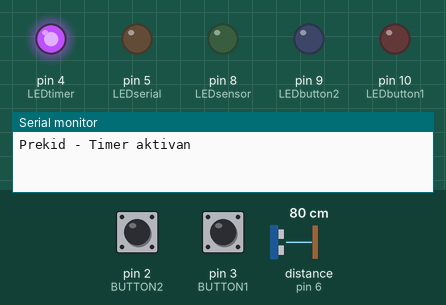
This sketch was run on a simulated Arduino Uno, built with avr-gcc and run on an emulated ATmega328P. Shown: output pins drawn as LEDs (lit = HIGH), the last lines printed to the serial monitor. Wiring (from diagram.json): ultrasonic range finder: trigger pin 7; echo pin 6. The inputs (shaded band) are chosen by the test bench; at power-on: distance to the obstacle (sensor on pin 6) 80 cm, pin 2 (BUTTON2) HIGH, pin 3 (BUTTON1) HIGH. The echo pulse lasts 58.3 µs per cm; pins used as bus, display or sensor lines are not drawn.

Above: at 1.2 s.
1.3 s: distance to the obstacle (sensor on pin 6) set to 56 cm
4.3 s: distance to the obstacle (sensor on pin 6) set to 48 cm
At 6.3 s:
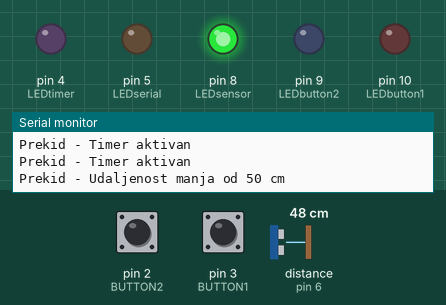
7.3 s: pin 2 (BUTTON2) pulled LOW for 0.15 s
At 9.3 s:
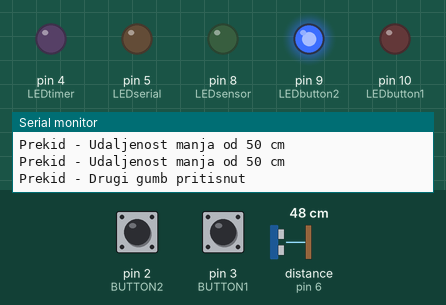
10.4 s: pin 3 (BUTTON1) pulled LOW for 0.15 s
At 12.0 s:
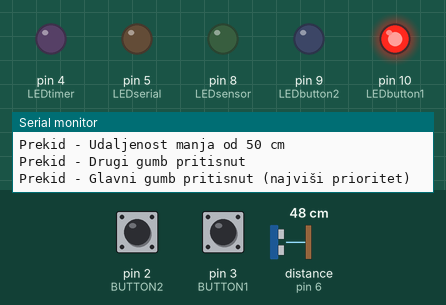
13.5 s: pin 3 (BUTTON1) pulled LOW for 1 s
At 17.3 s:
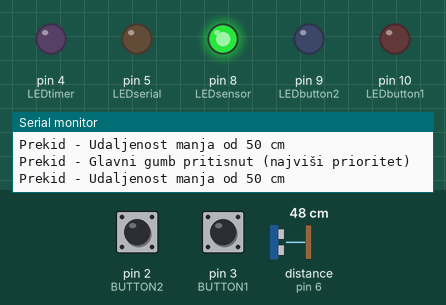
17.5 s: pin 3 (BUTTON1) pulled LOW for 3.2 s
At 19.3 s:
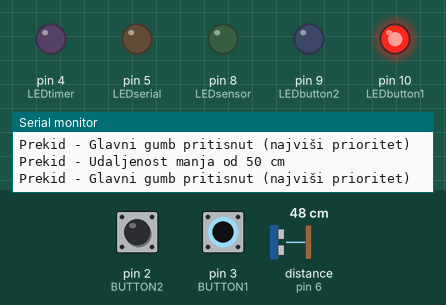
Timing chart, 0 to 22.5 s (numbered marks = the images above; inputs shaded):
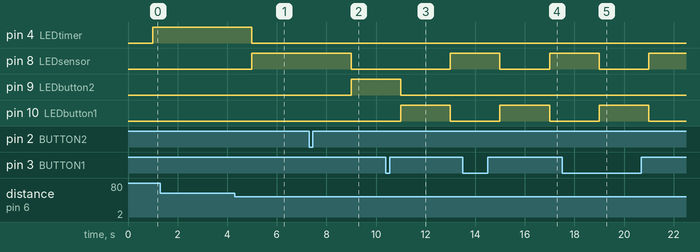

The sketch:

sketch.ino
```cpp
#include <Arduino.h>
#include <TimerOne.h>

#define BUTTON1 3
#define BUTTON2 2
#define TRIG_PIN 7
#define ECHO_PIN 6
#define LEDbutton1 10
#define LEDbutton2 9
#define LEDsensor 8
#define LEDserial 5
#define LEDtimer 4

volatile bool button1Pressed = false;
volatile bool button2Pressed = false;
volatile bool serialReceived = false;
volatile bool timerTriggered = false;

unsigned long ledStartTime = 0;
int activeLED = -1;

void button1ISR() {
    button1Pressed = true;
}
void button2ISR() {
    button2Pressed = true;
}
void timerISR() {
    timerTriggered = true;
}
void serialEvent() {
    while (Serial.available()) {
        Serial.read();
    }
    serialReceived = true;
}

float getDistance() {
    digitalWrite(TRIG_PIN, LOW);
    delayMicroseconds(2);
    digitalWrite(TRIG_PIN, HIGH);
    delayMicroseconds(10);
    digitalWrite(TRIG_PIN, LOW);
    long duration = pulseIn(ECHO_PIN, HIGH);
    return (duration * 0.0343) / 2;
}

void resetLEDs() {
    digitalWrite(LEDbutton1, LOW);
    digitalWrite(LEDbutton2, LOW);
    digitalWrite(LEDsensor, LOW);
    digitalWrite(LEDserial, LOW);
    digitalWrite(LEDtimer, LOW);
    activeLED = -1;
}

void setup() {
    Serial.begin(9600);
    pinMode(BUTTON1, INPUT_PULLUP);
    attachInterrupt(digitalPinToInterrupt(BUTTON1), button1ISR, FALLING);
    pinMode(BUTTON2, INPUT_PULLUP);
    attachInterrupt(digitalPinToInterrupt(BUTTON2), button2ISR, FALLING);
    pinMode(TRIG_PIN, OUTPUT);
    pinMode(ECHO_PIN, INPUT);
    pinMode(LEDbutton1, OUTPUT);
    pinMode(LEDbutton2, OUTPUT);
    pinMode(LEDsensor, OUTPUT);
    pinMode(LEDserial, OUTPUT);
    pinMode(LEDtimer, OUTPUT);
    Timer1.initialize(1000000);
    Timer1.attachInterrupt(timerISR);
}

void loop() {
    unsigned long currentMillis = millis();

    if (activeLED != -1 && currentMillis - ledStartTime >= 2000) {
        resetLEDs();
    }
    else if (activeLED == -1) {
        if (button1Pressed) {
            Serial.println("Prekid - Glavni gumb pritisnut (najviši prioritet)");
            resetLEDs();
            digitalWrite(LEDbutton1, HIGH);
            activeLED = LEDbutton1;
            ledStartTime = currentMillis;
            button1Pressed = false;
        }
        else if (button2Pressed) {
            Serial.println("Prekid - Drugi gumb pritisnut");
            resetLEDs();
            digitalWrite(LEDbutton2, HIGH);
            activeLED = LEDbutton2;
            ledStartTime = currentMillis;
            button2Pressed = false;
        }
        else if (getDistance() < 50) {
            Serial.println("Prekid - Udaljenost manja od 50 cm");
            resetLEDs();
            digitalWrite(LEDsensor, HIGH);
            activeLED = LEDsensor;
            ledStartTime = currentMillis;
        }
        else if (serialReceived) {
            Serial.println("Prekid - Serijska komunikacija aktivna");
            resetLEDs();
            digitalWrite(LEDserial, HIGH);
            activeLED = LEDserial;
            ledStartTime = currentMillis;
            serialReceived = false;
        }
        else if (timerTriggered) {
            Serial.println("Prekid - Timer aktivan");
            resetLEDs();
            digitalWrite(LEDtimer, HIGH);
            activeLED = LEDtimer;
            ledStartTime = currentMillis;
            timerTriggered = false;
        }
    }
}
```

Kod.cpp
```cpp
/**
 * @file Kod.cpp
 * @brief Glavni program za upravljanje višestrukim prekidima i njihovim prioritetima
 */

#include <Arduino.h>
#include <TimerOne.h>

/** @def BUTTON1
 *  @brief Pin za prvi gumb (glavni) */
#define BUTTON1 3
/** @def BUTTON2
 *  @brief Pin za drugi gumb */
#define BUTTON2 2
/** @def TRIG_PIN
 *  @brief Pin za trig senzora udaljenosti */
#define TRIG_PIN 7
/** @def ECHO_PIN
 *  @brief Pin za echo senzora udaljenosti */
#define ECHO_PIN 6
/** @def LEDbutton1
 *  @brief Pin za LED vezan uz prvi gumb */
#define LEDbutton1 10
/** @def LEDbutton2
 *  @brief Pin za LED vezan uz drugi gumb */
#define LEDbutton2 9
/** @def LEDsensor
 *  @brief Pin za LED vezan uz senzor udaljenosti */
#define LEDsensor 8
/** @def LEDserial
 *  @brief Pin za LED vezan uz serijsku komunikaciju */
#define LEDserial 5
/** @def LEDtimer
 *  @brief Pin za LED vezan uz timer */
#define LEDtimer 4

/** @var volatile bool button1Pressed
 *  @brief Zastavica koja označava je li pritisnut prvi gumb */
volatile bool button1Pressed = false;
/** @var volatile bool button2Pressed
 *  @brief Zastavica koja označava je li pritisnut drugi gumb */
volatile bool button2Pressed = false;
/** @var volatile bool serialReceived
 *  @brief Zastavica koja označava je li primljena serijska komunikacija */
volatile bool serialReceived = false;
/** @var volatile bool timerTriggered
 *  @brief Zastavica koja označava je li timer istekao */
volatile bool timerTriggered = false;

/** @var unsigned long ledStartTime
 *  @brief Vrijeme kada je LED upaljen */
unsigned long ledStartTime = 0;
/** @var int activeLED
 *  @brief Trenutno aktivni LED (-1 ako nijedan nije aktivan) */
int activeLED = -1;

/**
 * @brief Prekidna rutina za prvi gumb
 */
void button1ISR() {
    button1Pressed = true;
}

/**
 * @brief Prekidna rutina za drugi gumb
 */
void button2ISR() {
    button2Pressed = true;
}

/**
 * @brief Prekidna rutina za timer
 */
void timerISR() {
    timerTriggered = true;
}

/**
 * @brief Prekidna rutina za serijsku komunikaciju
 */
void serialEvent() {
    while (Serial.available()) {
        Serial.read();
    }
    serialReceived = true;
}

/**
 * @brief Mjeri udaljenost pomoću senzora
 * @return Vraća izmjerenu udaljenost u centimetrima
 */
float getDistance() {
    digitalWrite(TRIG_PIN, LOW);
    delayMicroseconds(2);
    digitalWrite(TRIG_PIN, HIGH);
    delayMicroseconds(10);
    digitalWrite(TRIG_PIN, LOW);
    long duration = pulseIn(ECHO_PIN, HIGH);
    return (duration * 0.0343) / 2;
}

/**
 * @brief Gasí sve LED diode i resetira aktivni LED
 */
void resetLEDs() {
    digitalWrite(LEDbutton1, LOW);
    digitalWrite(LEDbutton2, LOW);
    digitalWrite(LEDsensor, LOW);
    digitalWrite(LEDserial, LOW);
    digitalWrite(LEDtimer, LOW);
    activeLED = -1;
}

/**
 * @brief Inicijalizacija hardvera i postavke početnih vrijednosti
 */
void setup() {
    Serial.begin(9600);
    pinMode(BUTTON1, INPUT_PULLUP);
    attachInterrupt(digitalPinToInterrupt(BUTTON1), button1ISR, FALLING);
    pinMode(BUTTON2, INPUT_PULLUP);
    attachInterrupt(digitalPinToInterrupt(BUTTON2), button2ISR, FALLING);
    pinMode(TRIG_PIN, OUTPUT);
    pinMode(ECHO_PIN, INPUT);
    pinMode(LEDbutton1, OUTPUT);
    pinMode(LEDbutton2, OUTPUT);
    pinMode(LEDsensor, OUTPUT);
    pinMode(LEDserial, OUTPUT);
    pinMode(LEDtimer, OUTPUT);
    Timer1.initialize(1000000);
    Timer1.attachInterrupt(timerISR);
}

/**
 * @brief Glavna petlja programa koja upravlja LED-ovima na temelju prekida
 */
void loop() {
    unsigned long currentMillis = millis();

    if (activeLED != -1 && currentMillis - ledStartTime >= 2000) {
        resetLEDs();
    }
    else if (activeLED == -1) {
        if (button1Pressed) {
            Serial.println("Prekid - Glavni gumb pritisnut (najviši prioritet)");
            resetLEDs();
            digitalWrite(LEDbutton1, HIGH);
            activeLED = LEDbutton1;
            ledStartTime = currentMillis;
            button1Pressed = false;
        }
        else if (button2Pressed) {
            Serial.println("Prekid - Drugi gumb pritisnut");
            resetLEDs();
            digitalWrite(LEDbutton2, HIGH);
            activeLED = LEDbutton2;
            ledStartTime = currentMillis;
            button2Pressed = false;
        }
        else if (getDistance() < 50) {
            Serial.println("Prekid - Udaljenost manja od 50 cm");
            resetLEDs();
            digitalWrite(LEDsensor, HIGH);
            activeLED = LEDsensor;
            ledStartTime = currentMillis;
        }
        else if (serialReceived) {
            Serial.println("Prekid - Serijska komunikacija aktivna");
            resetLEDs();
            digitalWrite(LEDserial, HIGH);
            activeLED = LEDserial;
            ledStartTime = currentMillis;
            serialReceived = false;
        }
        else if (timerTriggered) {
            Serial.println("Prekid - Timer aktivan");
            resetLEDs();
            digitalWrite(LEDtimer, HIGH);
            activeLED = LEDtimer;
            ledStartTime = currentMillis;
            timerTriggered = false;
        }
    }
}
```

Measured:
- the behaviour switches between 51 and 50 cm on distance to the obstacle (sensor on pin 6) (found by bisection; images 0 and 1)
- after the input at 4.3 s, pin 4 (LEDtimer): HIGH → LOW after 0.70 s; pin 8 (LEDsensor): LOW → HIGH after 0.70 s
- after the input at 7.3 s, pin 8 (LEDsensor): HIGH → LOW after 1.7 s; pin 9 (LEDbutton2): LOW → HIGH after 1.7 s
- after the input at 10.4 s, pin 8 (LEDsensor): LOW → HIGH after 2.6 s instead of 0.60 s; pin 10 (LEDbutton1): LOW → HIGH after 0.60 s, → LOW 2.0 s later
- after the input at 13.5 s, pin 8 (LEDsensor): HIGH → LOW after 1.5 s, → HIGH 2.0 s later; pin 10 (LEDbutton1): LOW → HIGH after 1.5 s, → LOW 2.0 s later
- after the input at 17.5 s, pin 8 (LEDsensor): HIGH → LOW after 1.5 s, → HIGH 2.0 s later; pin 10 (LEDbutton1): LOW → HIGH after 1.5 s, → LOW 2.0 s later
